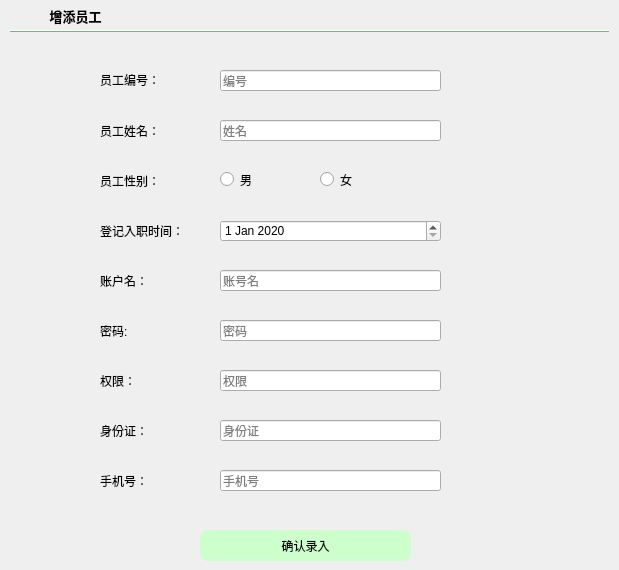
    <widget class="QWidget" name="page_2">
     <widget class="QLabel" name="label_9">
      <property name="geometry">
       <rect>
        <x>100</x>
        <y>60</y>
        <width>101</width>
        <height>40</height>
       </rect>
      </property>
      <property name="styleSheet">
       <string notr="true">font: 9pt &quot;FontAwesome&quot;;</string>
      </property>
      <property name="text">
       <string>员工编号：</string>
      </property>
     </widget>
     <widget class="QFrame" name="split_2">
      <property name="geometry">
       <rect>
        <x>10</x>
        <y>30</y>
        <width>600</width>
        <height>2</height>
       </rect>
      </property>
      <property name="styleSheet">
       <string notr="true">color:#CCFFCC;
border-color:#CCFFCC;
background-color:#CCFFCC</string>
      </property>
      <property name="frameShape">
       <enum>QFrame::HLine</enum>
      </property>
      <property name="frameShadow">
       <enum>QFrame::Raised</enum>
      </property>
     </widget>
     <widget class="QLabel" name="label_10">
      <property name="geometry">
       <rect>
        <x>100</x>
        <y>260</y>
        <width>101</width>
        <height>41</height>
       </rect>
      </property>
      <property name="styleSheet">
       <string notr="true">font: 9pt &quot;FontAwesome&quot;;</string>
      </property>
      <property name="text">
       <string>账户名：</string>
      </property>
     </widget>
     <widget class="QLabel" name="label_11">
      <property name="geometry">
       <rect>
        <x>100</x>
        <y>110</y>
        <width>101</width>
        <height>41</height>
       </rect>
      </property>
      <property name="styleSheet">
       <string notr="true">font: 9pt &quot;FontAwesome&quot;;</string>
      </property>
      <property name="text">
       <string>员工姓名：</string>
      </property>
     </widget>
     <widget class="QLabel" name="label_12">
      <property name="geometry">
       <rect>
        <x>100</x>
        <y>310</y>
        <width>101</width>
        <height>41</height>
       </rect>
      </property>
      <property name="styleSheet">
       <string notr="true">font: 9pt &quot;FontAwesome&quot;;</string>
      </property>
      <property name="text">
       <string>密码:</string>
      </property>
     </widget>
     <widget class="QLabel" name="label_13">
      <property name="geometry">
       <rect>
        <x>100</x>
        <y>160</y>
        <width>101</width>
        <height>41</height>
       </rect>
      </property>
      <property name="styleSheet">
       <string notr="true">font: 9pt &quot;FontAwesome&quot;;</string>
      </property>
      <property name="text">
       <string>员工性别：</string>
      </property>
     </widget>
     <widget class="QLabel" name="label_14">
      <property name="geometry">
       <rect>
        <x>100</x>
        <y>360</y>
        <width>101</width>
        <height>41</height>
       </rect>
      </property>
      <property name="styleSheet">
       <string notr="true">font: 9pt &quot;FontAwesome&quot;;</string>
      </property>
      <property name="text">
       <string>权限：</string>
      </property>
     </widget>
     <widget class="QLabel" name="label_15">
      <property name="geometry">
       <rect>
        <x>100</x>
        <y>210</y>
        <width>101</width>
        <height>41</height>
       </rect>
      </property>
      <property name="styleSheet">
       <string notr="true">font: 9pt &quot;FontAwesome&quot;;</string>
      </property>
      <property name="text">
       <string>登记入职时间：</string>
      </property>
     </widget>
     <widget class="QLabel" name="label_16">
      <property name="geometry">
       <rect>
        <x>100</x>
        <y>410</y>
        <width>101</width>
        <height>41</height>
       </rect>
      </property>
      <property name="styleSheet">
       <string notr="true">font: 9pt &quot;FontAwesome&quot;;</string>
      </property>
      <property name="text">
       <string>身份证：</string>
      </property>
     </widget>
     <widget class="QLabel" name="label_17">
      <property name="geometry">
       <rect>
        <x>100</x>
        <y>460</y>
        <width>101</width>
        <height>41</height>
       </rect>
      </property>
      <property name="styleSheet">
       <string notr="true">font: 9pt &quot;FontAwesome&quot;;</string>
      </property>
      <property name="text">
       <string>手机号：</string>
      </property>
     </widget>
     <widget class="QLineEdit" name="inputsid">
      <property name="geometry">
       <rect>
        <x>220</x>
        <y>70</y>
        <width>221</width>
        <height>21</height>
       </rect>
      </property>
      <property name="placeholderText">
       <string>编号</string>
      </property>
     </widget>
     <widget class="QLineEdit" name="inputname">
      <property name="geometry">
       <rect>
        <x>220</x>
        <y>120</y>
        <width>221</width>
        <height>21</height>
       </rect>
      </property>
      <property name="placeholderText">
       <string>姓名</string>
      </property>
     </widget>
     <widget class="QLineEdit" name="inputuser">
      <property name="geometry">
       <rect>
        <x>220</x>
        <y>270</y>
        <width>221</width>
        <height>21</height>
       </rect>
      </property>
      <property name="placeholderText">
       <string>账号名</string>
      </property>
     </widget>
     <widget class="QLineEdit" name="inputpwd">
      <property name="geometry">
       <rect>
        <x>220</x>
        <y>320</y>
        <width>221</width>
        <height>21</height>
       </rect>
      </property>
      <property name="placeholderText">
       <string>密码</string>
      </property>
     </widget>
     <widget class="QLineEdit" name="inputrole">
      <property name="geometry">
       <rect>
        <x>220</x>
        <y>370</y>
        <width>221</width>
        <height>21</height>
       </rect>
      </property>
      <property name="placeholderText">
       <string>权限</string>
      </property>
     </widget>
     <widget class="QLineEdit" name="inputidcard">
      <property name="geometry">
       <rect>
        <x>220</x>
        <y>420</y>
        <width>221</width>
        <height>21</height>
       </rect>
      </property>
      <property name="placeholderText">
       <string>身份证</string>
      </property>
     </widget>
     <widget class="QLineEdit" name="inputphone">
      <property name="geometry">
       <rect>
        <x>220</x>
        <y>470</y>
        <width>221</width>
        <height>21</height>
       </rect>
      </property>
      <property name="placeholderText">
       <string>手机号</string>
      </property>
     </widget>
     <widget class="QToolButton" name="toolButton_3">
      <property name="geometry">
       <rect>
        <x>20</x>
        <y>0</y>
        <width>111</width>
        <height>31</height>
       </rect>
      </property>
      <property name="font">
       <font>
        <family>FontAwesome</family>
        <pointsize>10</pointsize>
        <weight>75</weight>
        <bold>true</bold>
       </font>
      </property>
      <property name="styleSheet">
       <string notr="true">border:none
</string>
      </property>
      <property name="text">
       <string>增添员工</string>
      </property>
      <property name="icon">
       <iconset>
        <normaloff>../../../../../pictures/insert.png</normaloff>../../../../../pictures/insert.png</iconset>
      </property>
      <property name="toolButtonStyle">
       <enum>Qt::ToolButtonTextBesideIcon</enum>
      </property>
     </widget>
     <widget class="QPushButton" name="commitAdd">
      <property name="geometry">
       <rect>
        <x>200</x>
        <y>530</y>
        <width>211</width>
        <height>31</height>
       </rect>
      </property>
      <property name="styleSheet">
       <string notr="true">#commitAdd{background:#CCFFCC;
border-radius:8px}
#commitAdd:hover
{
background:#CCFF99
}</string>
      </property>
      <property name="text">
       <string>确认录入</string>
      </property>
     </widget>
     <widget class="QDateEdit" name="inputdate">
      <property name="geometry">
       <rect>
        <x>220</x>
        <y>220</y>
        <width>221</width>
        <height>22</height>
       </rect>
      </property>
      <property name="dateTime">
       <datetime>
        <hour>0</hour>
        <minute>0</minute>
        <second>0</second>
        <year>2020</year>
        <month>1</month>
        <day>1</day>
       </datetime>
      </property>
     </widget>
     <widget class="QRadioButton" name="inputfemale">
      <property name="geometry">
       <rect>
        <x>320</x>
        <y>170</y>
        <width>115</width>
        <height>19</height>
       </rect>
      </property>
      <property name="text">
       <string>女</string>
      </property>
     </widget>
     <widget class="QRadioButton" name="inputmale">
      <property name="geometry">
       <rect>
        <x>220</x>
        <y>170</y>
        <width>81</width>
        <height>19</height>
       </rect>
      </property>
      <property name="text">
       <string>男</string>
      </property>
     </widget>
    </widget>
